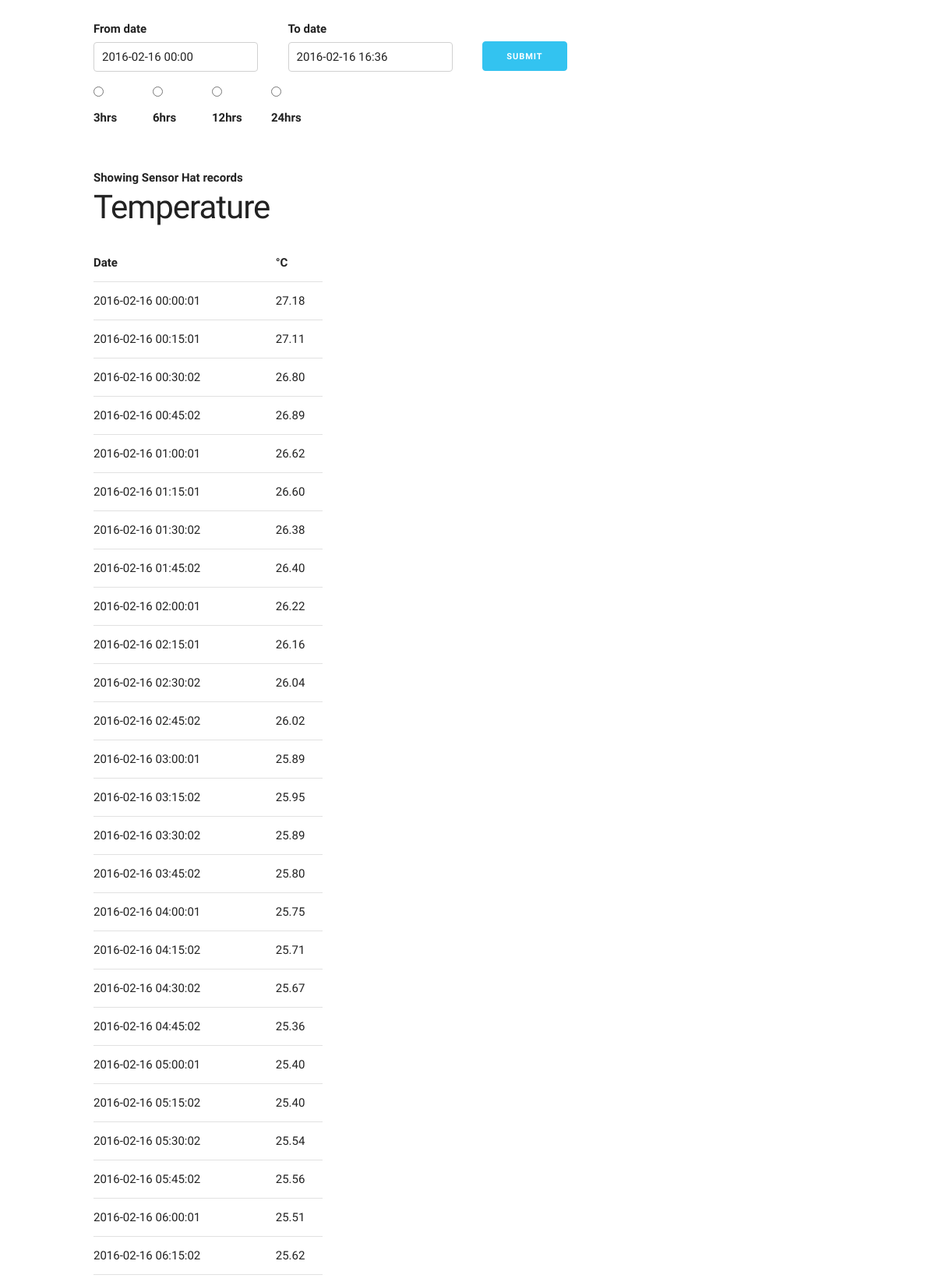
The app's page /lab_env_db (upper part) with its own data.
### tables this page shows
CREATE TABLE temperatures (rDatetime datetime, sensorID text, temp numeric);

### lab_app.py (the view)
@app.route("/lab_env_db", methods=['GET'])
def lab_env_db():
	temperatures, humidity, pressure, from_date_str, to_date_str = get_records()
	return render_template(	"lab_env_db.html", 	temp 			= temperatures,
							hum 			= humidity,
							pres			= pressure,
							from_date 		= from_date_str,
							to_date 		= to_date_str,
							temp_items 		= len(temperatures),
							hum_items 		= len(humidity),
							pres_items		= len(pressure))

### lab_app.py (called while the page is built)
def validate_date(d):
    try:
        datetime.datetime.strptime(d, '%Y-%m-%d %H:%M')
        return True
    except ValueError:
        return False

### templates/lab_env_db.html (shortened to what this page needs)
<!DOCTYPE html>
<html lang="en">
  <head>
    <link rel="stylesheet" href="/static/css/normalize.css">
    <link rel="stylesheet" href="/static/css/skeleton.css">
  </head>
  <body>
    <div class="container">
      <div class="row">
        <form id="datetime_range" action="/lab_env_db" method="GET">
            <div class="three columns">
              <label for="from">From date</label>
              <input class="u-full-width" id="datetimepicker1" type="text" value="{{from_date}}" name="from">
            </div>
            <div class="three columns">
              <label for="to">To date</label>
              <input class="u-full-width" id="datetimepicker2" type="text" value="{{to_date}}" name="to">
            </div>
            <div class="two columns">
              <input class="button-primary" type="submit" value="Submit" style="position:relative; top: 28px" id="submit_button" />
            </div>
        </form>
      </div>
      <div class="row">
	 <div class="eleven columns">
        <form id="range_select" action = "/lab_env_db" method="GET">
          <div class="one column">
            <input type="radio" name="range_h" value="3" id="radio_3" /><label for="radio_3">3hrs</label>
          </div>
          <div class="one column">
            <input type="radio" name="range_h" value="6" id="radio_6" /><label for="radio_6">6hrs</label>
          </div>
          <div class="one column">
            <input type="radio" name="range_h" value="12" id="radio_12" /><label for="radio_12">12hrs</label>
          </div>
          <div class="one column">
            <input type="radio" name="range_h" value="24" id="radio_24" /><label for="radio_24">24hrs</label>
          </div>
        </form>
      </div>
    </div>
      <div class="row">
        <div class="one-third column" style="margin-top: 5%">
          <strong>Showing Sensor Hat records</strong>
          <h2>Temperature</h2>
            <table class="u-full-width" id="temp table">
              <thead>
                <tr>
                  <th>Date</th>
                  <th>&deg;C</th>
                </tr>
              </thead>
              <tbody>
                {% for row in temp %}
                <tr>
                  <td>{{row[0]}}</td>
                  <td>{{'%0.2f'|format(row[2])}}</td>
                </tr>
                {% endfor %}
              </tbody>
            </table>
        </div>
     </div>
  </body>
  <link rel="stylesheet" type="text/css" href="/static/css/jquery.datetimepicker.css"/ >
</html>
</html>

### static/css/skeleton.css (style rules this page uses)
.container { position: relative; width: 100%; max-width: 960px; margin: 0 auto; padding: 0 20px; box-sizing: border-box; }
.column, .columns { width: 100%; float: left; box-sizing: border-box; }
@media (min-width: 400px) { .container { width: 85%; padding: 0; } }
@media (min-width: 550px) { .container { width: 80%; } }
@media (min-width: 550px) { .column, .columns { margin-left: 4%; } }
@media (min-width: 550px) { .column:first-child, .columns:first-child { margin-left: 0; } }
@media (min-width: 550px) { .one.column, .one.columns { width: 4.66666666667%; } }
@media (min-width: 550px) { .two.columns { width: 13.3333333333%; } }
@media (min-width: 550px) { .three.columns { width: 22%; } }
@media (min-width: 550px) { .eleven.columns { width: 91.3333333333%; } }
@media (min-width: 550px) { .one-third.column { width: 30.6666666667%; } }
html { font-size: 62.5%; }
body { font-size: 1.5em; line-height: 1.6; font-weight: 400; font-family: "Raleway", "HelveticaNeue", "Helvetica Neue", Helvetica, Arial, sans-serif; color: #222; }
h1, h2, h3, h4, h5, h6 { margin-top: 0; margin-bottom: 2rem; font-weight: 300; }
h2 { font-size: 3.6rem; line-height: 1.25; letter-spacing: -.1rem; }
@media (min-width: 550px) { h2 { font-size: 4.2rem; } }
.button, button, input[type="submit"], input[type="reset"], input[type="button"] { display: inline-block; height: 38px; padding: 0 30px; color: #555; text-align: center; font-size: 11px; font-weight: 600; line-height: 38px; letter-spacing: .1rem; text-transform: uppercase; text-decoration: none; white-space: nowrap; background-color: transparent; border-radius: 4px; border: 1px solid #bbb; cursor: pointer; box-sizing: border-box; }
.button.button-primary, button.button-primary, input[type="submit"].button-primary, input[type="reset"].button-primary, input[type="button"].button-primary { color: #FFF; background-color: #33C3F0; border-color: #33C3F0; }
input[type="email"], input[type="number"], input[type="search"], input[type="text"], input[type="tel"], input[type="url"], input[type="password"], textarea, select { height: 38px; padding: 6px 10px; background-color: #fff; border: 1px solid #D1D1D1; border-radius: 4px; box-shadow: none; box-sizing: border-box; }
input[type="email"], input[type="number"], input[type="search"], input[type="text"], input[type="tel"], input[type="url"], input[type="password"], textarea { -webkit-appearance: none; -moz-appearance: none; appearance: none; }
label, legend { display: block; margin-bottom: .5rem; font-weight: 600; }
input[type="checkbox"], input[type="radio"] { display: inline; }
th, td { padding: 12px 15px; text-align: left; border-bottom: 1px solid #E1E1E1; }
th:first-child, td:first-child { padding-left: 0; }
th:last-child, td:last-child { padding-right: 0; }
input, textarea, select, fieldset { margin-bottom: 1.5rem; }
pre, blockquote, dl, figure, table, p, ul, ol, form { margin-bottom: 2.5rem; }
.u-full-width { width: 100%; box-sizing: border-box; }
.container:after, .row:after, .u-cf { content: ""; display: table; clear: both; }

### records on screen
temperatures: rDatetime "2016-02-16 00:00:01", temp "27.18"
temperatures: rDatetime "2016-02-16 00:15:01", temp "27.11"
temperatures: rDatetime "2016-02-16 00:30:02", temp "26.80"
temperatures: rDatetime "2016-02-16 00:45:02", temp "26.89"
temperatures: rDatetime "2016-02-16 01:00:01", temp "26.62"
temperatures: rDatetime "2016-02-16 01:15:01", temp "26.60"
temperatures: rDatetime "2016-02-16 01:30:02", temp "26.38"
temperatures: rDatetime "2016-02-16 01:45:02", temp "26.40"
temperatures: rDatetime "2016-02-16 02:00:01", temp "26.22"
temperatures: rDatetime "2016-02-16 02:15:01", temp "26.16"
temperatures: rDatetime "2016-02-16 02:30:02", temp "26.04"
temperatures: rDatetime "2016-02-16 02:45:02", temp "26.02"
temperatures: rDatetime "2016-02-16 03:00:01", temp "25.89"
temperatures: rDatetime "2016-02-16 03:15:02", temp "25.95"
temperatures: rDatetime "2016-02-16 03:30:02", temp "25.89"
temperatures: rDatetime "2016-02-16 03:45:02", temp "25.80"
temperatures: rDatetime "2016-02-16 04:00:01", temp "25.75"
temperatures: rDatetime "2016-02-16 04:15:02", temp "25.71"
temperatures: rDatetime "2016-02-16 04:30:02", temp "25.67"
temperatures: rDatetime "2016-02-16 04:45:02", temp "25.36"
temperatures: rDatetime "2016-02-16 05:00:01", temp "25.40"
temperatures: rDatetime "2016-02-16 05:15:02", temp "25.40"
temperatures: rDatetime "2016-02-16 05:30:02", temp "25.54"
temperatures: rDatetime "2016-02-16 05:45:02", temp "25.56"
temperatures: rDatetime "2016-02-16 06:00:01", temp "25.51"
temperatures: rDatetime "2016-02-16 06:15:02", temp "25.62"
